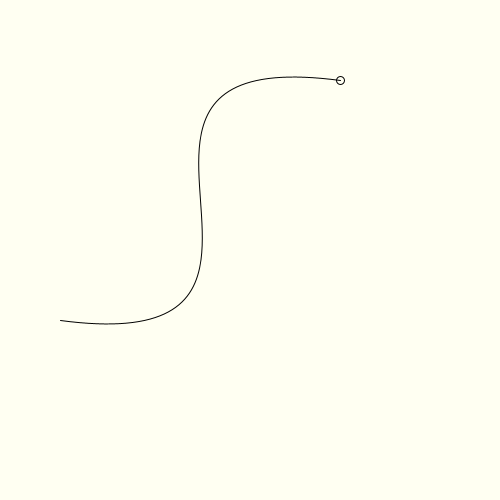
Frame 1 (no input)
Frame 60 (the mouse pressed at the canvas centre just before this capture): identical to frame 1, image omitted
Frame 120 (the mouse held since frame 60 and released just before this capture): identical to frame 1, image omitted

The Processing sketch that drew this single still picture (run headless with seeded random() and noise(); from frame 60 on, the mouse is pressed at the canvas centre):

// Processing sketch: week18_1_zuma_bezier_curve
// ── week18_1_zuma_bezier_curve.pde
// week18_1_zuma_bezier_curve
void setup(){
  size(500,500);
}
void draw(){
  background(#FFFFF2);
  noFill();
  bezier(340, 80, 40, 40, 360, 360, 60, 320);
  ellipse(340,80, 8,8);
}
